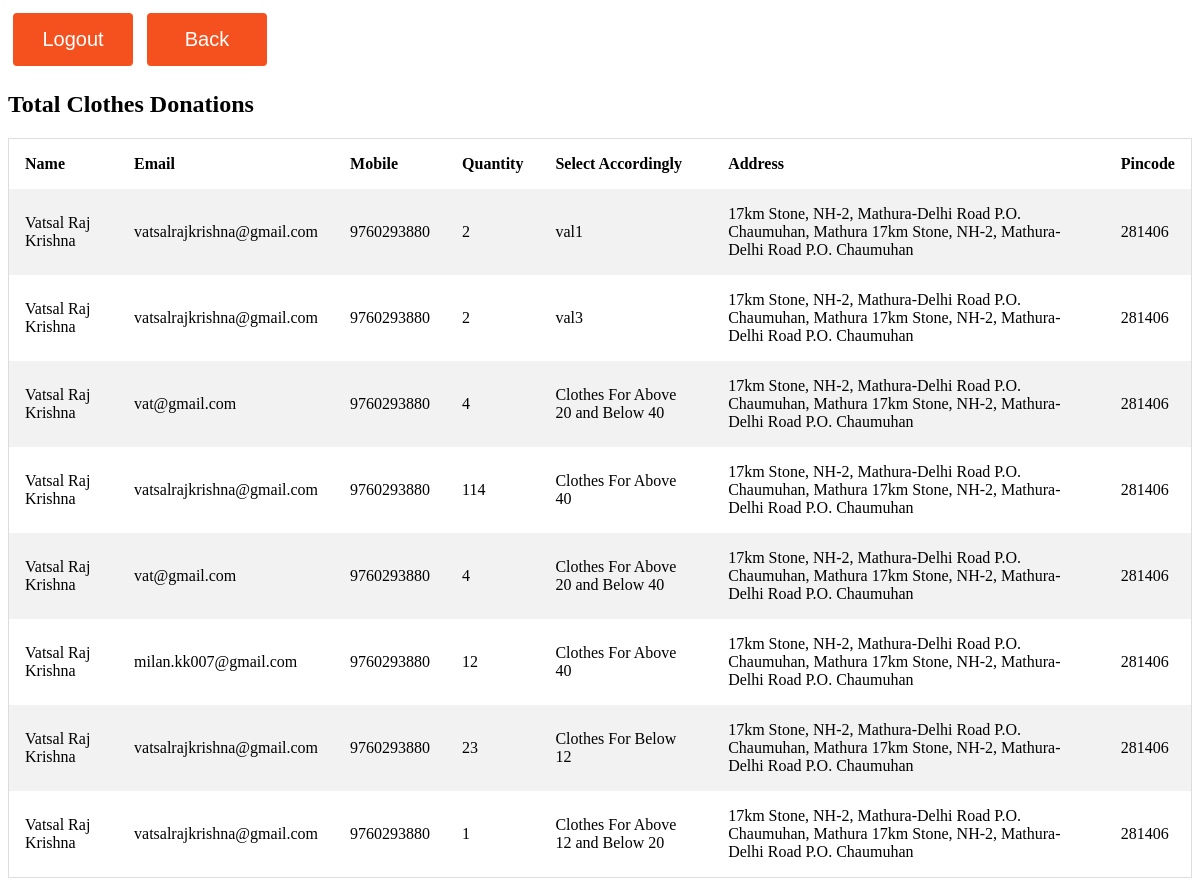
Screenshot of /Time/new2.php (signed in) with the database file from the repository.
### tables this page shows
CREATE TABLE `clothes` (
  `Name` varchar(20) NOT NULL,
  `email` varchar(50) NOT NULL,
  `quantity` varchar(100) NOT NULL,
  `address` mediumtext NOT NULL,
  `Mobile` varchar(20) NOT NULL,
  `pin` varchar(10) NOT NULL,
  `sel` varchar(200) NOT NULL
);

### Time/new2.php (the view, shortened to what this page needs)
<?php
if(strlen($_SESSION['username'])==0)
    {
header('location:../Login/index.php');
}
else{
?>
    <!DOCTYPE html>
    <html lang="en">
    <head>
    </head>
    <body>
        <div class="log">
            <a href="logout.php">  <button class="button" style="vertical-align:middle" ><span>Logout </span></button></a>
            <a          href="../new.php">  <button class="button" style="vertical-align:middle" ><span>Back</span></button></a>
        </div>
        <h2>Total Clothes Donations</h2>
        <table>
            <tr>
                <th>Name</th>
                <th>Email</th>
                <th>Mobile</th>
				<th>Quantity</th>
				<th>Select Accordingly</th>
                <th>Address</th>
                <th>Pincode</th>
            </tr>
            <?php
     $con=mysqli_connect("localhost","root","","almstock") or die(mysql_error());
                    $sql = "SELECT * FROM clothes ";
                    $result = mysqli_query($con, $sql);
                        if (mysqli_num_rows($result) > 0) {
                            while($row = mysqli_fetch_assoc($result)) {
                                echo    '
                                      <tr>
                                      <td>'.$row["Name"].'</td>
                                      <td>'.$row["email"].'</td>
                                      <td>'.$row["Mobile"].'</td>
									  <td>'.$row["quantity"].'</td>
									  <td>'.$row["sel"].'</td>
                                      <td>'.$row["address"].'</td>
                                      <td>'.$row["pin"].'</td>
                                      </tr>';
                                }
                        } else {
                            echo "";
                        }
                        ?>
        </table>
    </body>
    </html>
<?php } ?>

### Time/new2.php (style rules this page uses)
table { border-collapse: collapse; border-spacing: 0; width: 100%; border: 1px solid #ddd; }
th, td { text-align: left; padding: 16px; }
tr:nth-child(even) { background-color: #f2f2f2 }
.button { display: inline-block; border-radius: 4px; background-color: #f4511e; border: none; color: #FFFFFF; text-align: center; font-size: 20px; padding: 15px; width: 120px; transition: all 0.5s; cursor: pointer; margin: 5px; }
.button span { cursor: pointer; display: inline-block; position: relative; transition: 0.5s; }
.button span:after { content: '\21D0'; position: absolute; opacity: 0; top: 0; right: -20px; transition: 0.5s; }

### rows the page displays
clothes: Name "Vatsal Raj Krishna", email "vatsalrajkrishna@gmail.com", Mobile "9760293880", quantity "2", sel "val1", address "17km Stone, NH-2, Mathura-Delhi Road P.O. Chaumuhan, Mathura 17km Stone, NH-2, Mathura-Delhi Road P.O. Chaumuhan", pin "281406"
clothes: Name "Vatsal Raj Krishna", email "vatsalrajkrishna@gmail.com", Mobile "9760293880", quantity "2", sel "val3", address "17km Stone, NH-2, Mathura-Delhi Road P.O. Chaumuhan, Mathura 17km Stone, NH-2, Mathura-Delhi Road P.O. Chaumuhan", pin "281406"
clothes: Name "Vatsal Raj Krishna", email "vat@gmail.com", Mobile "9760293880", quantity "4", sel "Clothes For Above 20 and Below 40", address "17km Stone, NH-2, Mathura-Delhi Road P.O. Chaumuhan, Mathura 17km Stone, NH-2, Mathura-Delhi Road P.O. Chaumuhan", pin "281406"
clothes: Name "Vatsal Raj Krishna", email "vatsalrajkrishna@gmail.com", Mobile "9760293880", quantity "114", sel "Clothes For Above 40", address "17km Stone, NH-2, Mathura-Delhi Road P.O. Chaumuhan, Mathura 17km Stone, NH-2, Mathura-Delhi Road P.O. Chaumuhan", pin "281406"
clothes: Name "Vatsal Raj Krishna", email "vat@gmail.com", Mobile "9760293880", quantity "4", sel "Clothes For Above 20 and Below 40", address "17km Stone, NH-2, Mathura-Delhi Road P.O. Chaumuhan, Mathura 17km Stone, NH-2, Mathura-Delhi Road P.O. Chaumuhan", pin "281406"
clothes: Name "Vatsal Raj Krishna", email "milan.kk007@gmail.com", Mobile "9760293880", quantity "12", sel "Clothes For Above 40", address "17km Stone, NH-2, Mathura-Delhi Road P.O. Chaumuhan, Mathura 17km Stone, NH-2, Mathura-Delhi Road P.O. Chaumuhan", pin "281406"
clothes: Name "Vatsal Raj Krishna", email "vatsalrajkrishna@gmail.com", Mobile "9760293880", quantity "23", sel "Clothes For Below 12", address "17km Stone, NH-2, Mathura-Delhi Road P.O. Chaumuhan, Mathura 17km Stone, NH-2, Mathura-Delhi Road P.O. Chaumuhan", pin "281406"
clothes: Name "Vatsal Raj Krishna", email "vatsalrajkrishna@gmail.com", Mobile "9760293880", quantity "1", sel "Clothes For Above 12 and Below 20", address "17km Stone, NH-2, Mathura-Delhi Road P.O. Chaumuhan, Mathura 17km Stone, NH-2, Mathura-Delhi Road P.O. Chaumuhan", pin "281406"
